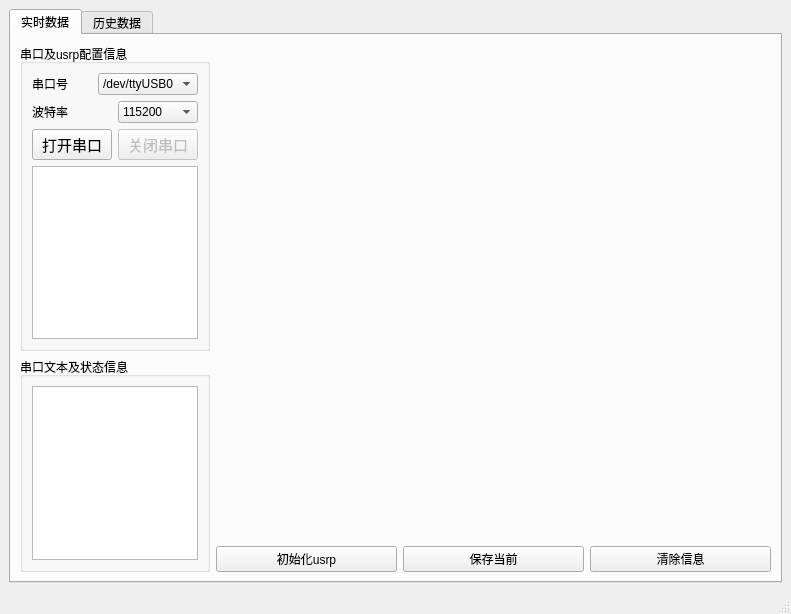
<?xml version="1.0" encoding="UTF-8"?>
<ui version="4.0">
 <class>ecg_get</class>
 <widget class="QMainWindow" name="ecg_get">
  <property name="geometry">
   <rect>
    <x>0</x>
    <y>0</y>
    <width>791</width>
    <height>614</height>
   </rect>
  </property>
  <property name="windowTitle">
   <string>MainWindow</string>
  </property>
  <widget class="QWidget" name="centralwidget">
   <layout class="QVBoxLayout" name="verticalLayout_8">
    <item>
     <widget class="QTabWidget" name="tabWidget">
      <property name="currentIndex">
       <number>0</number>
      </property>
      <widget class="QWidget" name="real_time_data">
       <attribute name="title">
        <string>实时数据</string>
       </attribute>
       <layout class="QHBoxLayout" name="horizontalLayout_5" stretch="1,4">
        <item>
         <layout class="QVBoxLayout" name="verticalLayout_3">
          <item>
           <widget class="QGroupBox" name="serial_conf">
            <property name="title">
             <string>串口及usrp配置信息</string>
            </property>
            <layout class="QVBoxLayout" name="verticalLayout">
             <item>
              <layout class="QHBoxLayout" name="horizontalLayout">
               <item>
                <widget class="QLabel" name="serial_num">
                 <property name="text">
                  <string>串口号</string>
                 </property>
                </widget>
               </item>
               <item>
                <widget class="QComboBox" name="serial_numcb">
                 <property name="currentIndex">
                  <number>1</number>
                 </property>
                 <item>
                  <property name="text">
                   <string>COM7</string>
                  </property>
                 </item>
                 <item>
                  <property name="text">
                   <string>/dev/ttyUSB0</string>
                  </property>
                 </item>
                </widget>
               </item>
              </layout>
             </item>
             <item>
              <layout class="QHBoxLayout" name="horizontalLayout_2">
               <item>
                <widget class="QLabel" name="baud">
                 <property name="text">
                  <string>波特率</string>
                 </property>
                </widget>
               </item>
               <item>
                <widget class="QComboBox" name="baud_cb">
                 <property name="editable">
                  <bool>false</bool>
                 </property>
                 <property name="currentIndex">
                  <number>1</number>
                 </property>
                 <item>
                  <property name="text">
                   <string>9600</string>
                  </property>
                 </item>
                 <item>
                  <property name="text">
                   <string>115200</string>
                  </property>
                 </item>
                </widget>
               </item>
              </layout>
             </item>
             <item>
              <layout class="QHBoxLayout" name="horizontalLayout_3" stretch="0,1">
               <item>
                <widget class="QPushButton" name="start_serial">
                 <property name="font">
                  <font>
                   <pointsize>11</pointsize>
                  </font>
                 </property>
                 <property name="text">
                  <string>打开串口</string>
                 </property>
                </widget>
               </item>
               <item>
                <widget class="QPushButton" name="stop_serial">
                 <property name="enabled">
                  <bool>false</bool>
                 </property>
                 <property name="sizePolicy">
                  <sizepolicy hsizetype="Minimum" vsizetype="Fixed">
                   <horstretch>0</horstretch>
                   <verstretch>0</verstretch>
                  </sizepolicy>
                 </property>
                 <property name="font">
                  <font>
                   <pointsize>11</pointsize>
                  </font>
                 </property>
                 <property name="text">
                  <string>关闭串口</string>
                 </property>
                </widget>
               </item>
              </layout>
             </item>
             <item>
              <widget class="QTextEdit" name="conf_text"/>
             </item>
            </layout>
           </widget>
          </item>
          <item>
           <widget class="QGroupBox" name="serial_plain">
            <property name="title">
             <string>串口文本及状态信息</string>
            </property>
            <layout class="QVBoxLayout" name="verticalLayout_2">
             <item>
              <widget class="QTextEdit" name="serial_plain_text"/>
             </item>
            </layout>
           </widget>
          </item>
         </layout>
        </item>
        <item>
         <layout class="QVBoxLayout" name="verticalLayout_5">
          <item>
           <layout class="QVBoxLayout" name="verticalLayout_4" stretch="1,1,1">
            <item>
             <widget class="PlotWidget" name="real_time_ecg_plot" native="true"/>
            </item>
            <item>
             <widget class="PlotWidget" name="real_time_breath_plot" native="true"/>
            </item>
            <item>
             <widget class="PlotWidget" name="real_time_wifi_plot" native="true"/>
            </item>
           </layout>
          </item>
          <item>
           <layout class="QHBoxLayout" name="horizontalLayout_4">
            <item>
             <widget class="QPushButton" name="init_usrp">
              <property name="text">
               <string>初始化usrp</string>
              </property>
             </widget>
            </item>
            <item>
             <widget class="QPushButton" name="save_data">
              <property name="text">
               <string>保存当前</string>
              </property>
             </widget>
            </item>
            <item>
             <widget class="QPushButton" name="del_data">
              <property name="text">
               <string>清除信息</string>
              </property>
             </widget>
            </item>
           </layout>
          </item>
         </layout>
        </item>
       </layout>
      </widget>
      <widget class="QWidget" name="history_data">
       <attribute name="title">
        <string>历史数据</string>
       </attribute>
       <layout class="QVBoxLayout" name="verticalLayout_7" stretch="1,4">
        <item>
         <layout class="QHBoxLayout" name="horizontalLayout_6" stretch="1,4">
          <item>
           <widget class="QListWidget" name="file_list">
            <property name="currentRow">
             <number>-1</number>
            </property>
            <property name="sortingEnabled">
             <bool>false</bool>
            </property>
           </widget>
          </item>
          <item>
           <layout class="QVBoxLayout" name="verticalLayout_6" stretch="1,1,1">
            <item>
             <widget class="PlotWidget" name="history_ecg_plot" native="true"/>
            </item>
            <item>
             <widget class="PlotWidget" name="history_breath_plot" native="true"/>
            </item>
            <item>
             <widget class="PlotWidget" name="history_wifi_plot" native="true"/>
            </item>
           </layout>
          </item>
         </layout>
        </item>
        <item>
         <widget class="QPushButton" name="load_list">
          <property name="text">
           <string>加载列表</string>
          </property>
         </widget>
        </item>
       </layout>
      </widget>
     </widget>
    </item>
   </layout>
  </widget>
  <widget class="QMenuBar" name="menubar">
   <property name="geometry">
    <rect>
     <x>0</x>
     <y>0</y>
     <width>791</width>
     <height>28</height>
    </rect>
   </property>
  </widget>
  <widget class="QStatusBar" name="statusbar"/>
 </widget>
 <customwidgets>
  <customwidget>
   <class>PlotWidget</class>
   <extends>QWidget</extends>
   <header>pyqtgraph</header>
   <container>1</container>
  </customwidget>
 </customwidgets>
 <resources/>
 <connections/>
</ui>
